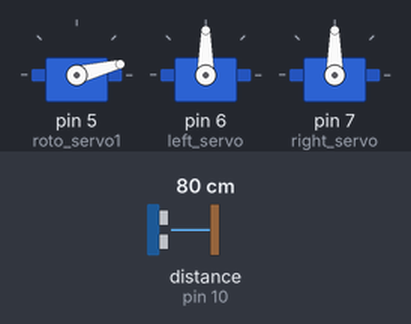
A sketch run on a simulated Arduino Uno, built with avr-gcc and run on an emulated ATmega328P. Parts: 3 × servo. Wiring (inferred from the names in the program): ultrasonic range finder: trigger pin 9; echo pin 10. Inputs (shaded band) come from the test bench; at power-on: distance to the obstacle (sensor on pin 10) 80 cm. The echo pulse lasts 58.3 µs per cm; what the sketch prints to the serial monitor is not drawn.

Above: at 0.45 s.
At 4.2 s:
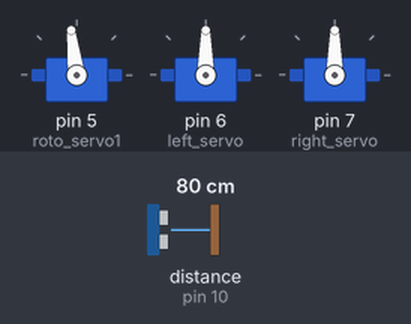
4.3 s: distance to the obstacle (sensor on pin 10) set to 2 cm
At 4.67 s:
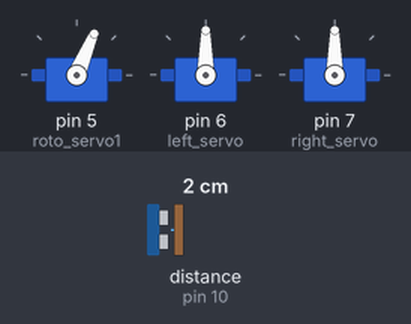
Timing chart, 0 to 13.3 s (numbered marks = the images above; inputs shaded):
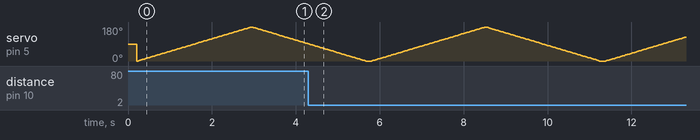

The sketch:

DistanceSensor.ino
```cpp
#include <Servo.h>
#include <math.h>

Servo left_servo, right_servo, roto_servo1;
const int trigPin = 9;
const int echoPin = 10;
int mapping = 0;
int pos1 = 0;    // variable to store the servo position
/*States:
 * Std dev ! < 1 or (std dev <1 and dist > 5cm) drive forward
 * Found std dev < 1 and dist < 5cm -> Mark, turn record
 */
float duration, distance;
int state = 0;//Not at wall and not
// Helper function to calculate mean
float averageValues(float * distances, int dist_len)
{
  float sum = 0;
  for(int i = 0; i < dist_len; i++)
  {
    sum += distances[i];
  }
  return sum/dist_len;
}

// Calculate standard deviation
float standard_Deviation(float * distances, int dist_len)
{
  float average = averageValues(distances,dist_len);
  //calculate summation
  float summation = 0;
  for (int i = 0; i < dist_len; i++){
    summation = summation + (distances[i] - average)*(distances[i] - average);
  }
  return sqrt(abs(summation/dist_len));

}
//Sample 5 scans and calculate std dev
void set_Std_Dev( float& std_dev, int cycles )
{
  float values[cycles];
  for(int i =0; i < cycles; i++){
    digitalWrite(trigPin, LOW);
    delayMicroseconds(2);
    // sends out an 8 cycle sonic burst from the transmitter,
    // which then bounces of an object and hits the receiver
    // Which is connected to the Echo Pin
    digitalWrite(trigPin, HIGH);
    delayMicroseconds(10);
    digitalWrite(trigPin, LOW);

    duration = pulseIn(echoPin, HIGH);
    distance = (duration*.0343)/2;
    delay(5);
    values[i] = distance;
    Serial.println(distance);
  }
  std_dev = standard_Deviation(values, cycles);
}


//Simple driver method to, well...Drive.
void Drive(int lSpeed, int rSpeed)
{
  left_servo.write(lSpeed);
  right_servo.write(rSpeed);
}
void FoundWallTurn()
{

}
void FoundCornerTurn()
{

}
void GetDistance()
{

}

void setup() {
  pinMode(trigPin, OUTPUT);
  pinMode(echoPin, INPUT);
  roto_servo1.attach(5);  // attaches the servo on pin 9 to the servo object
  left_servo.attach(6); // left wheel the servo on pin 7
  right_servo.attach(7); // right wheel the servo on pin 8
  Serial.begin(9600);
}


void loop() {
  float standardDevSide = 0;
  float standardDevFront = 0;
  set_Std_Dev(standardDevFront,20);
  Serial.print("Standard Deviation is: ");
  Serial.println(standardDevFront);

  // if the standard deviation is less than 1 then object found, make a dot
  if(standardDevFront >= 1)
  {
     Drive(20,20);
  }
  //Found a wall, turn
  else if(standardDevFront < 1 && mapping == 0)
  {
    FoundWallTurn();
    mapping = 1; //Set mapping to 1
  }
  //Found a corner (Theoretically, should be mapping but, you know, be weary of theory.)
  else if(standardDevFront < 1 && standardDevSide < 1 && mapping)
  {
    FoundCornerTurn();
    //turning logic... Coming soon to a theater near you
    //if side std dev is less than 1 and front is also.
    //If side is at std dev < 1 and at a distance of 5cm then stop
  }
  else{
    //Error handling here

  }

  for (pos1 = 0; pos1 <= 180; pos1 += 1) { // goes from 0 degrees to 180 degrees
    // in steps of 1 degree
    roto_servo1.write(pos1);              // tell servo to go to position in variable 'pos'
    delay(15);                       // waits 15ms for the servo to reach the position
  }
  for (pos1 = 180; pos1 >= 0; pos1 -= 1) { // goes from 180 degrees to 0 degrees
    roto_servo1.write(pos1);              // tell servo to go to position in variable 'pos'
    delay(15);                       // waits 15ms for the servo to reach the position
  }


}
```
